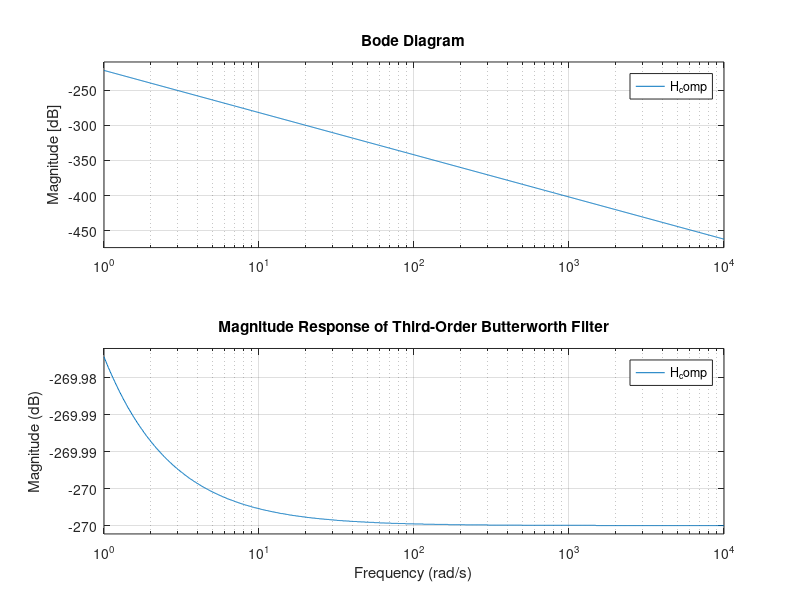

MATLAB code to generate this figure:
% install Control System Toolbox first
% freq
f1 = 500;
f2 = 5 * (10^4);

% Define the cutoff frequency (choose within the range of f1 and f2)
wc = 800*2*pi; 
w = logspace(0, 4, 1000); % Frequency range

% component values
R = 1;
L_one = 3/2;
L_two = 1/2;
cap = 4/3;

% transfer function with components
num = R;
den = [(wc^3)*(L_one*L_two*cap), (wc^2)*(L_one*cap*R), (wc)*(L_two+L_one), R];
H_comp = tf(num, den);

% transfer funtion 2
num1 = 1;
den1 = [1, 3*wc, 3*wc^2, wc^3];
H1 = tf(num, den1);

% ideal low pass filter
H_ideal = tf(1, [1/wc, 1]);

% Plot the magnitude response
bode(H_comp, w);
hold on;
%{
bode(H1, w);
%}
grid on;
title('Magnitude Response of Third-Order Butterworth Filter');
xlabel('Frequency (rad/s)');
ylabel('Magnitude (dB)');
legend('H_comp', '');
hold off;
